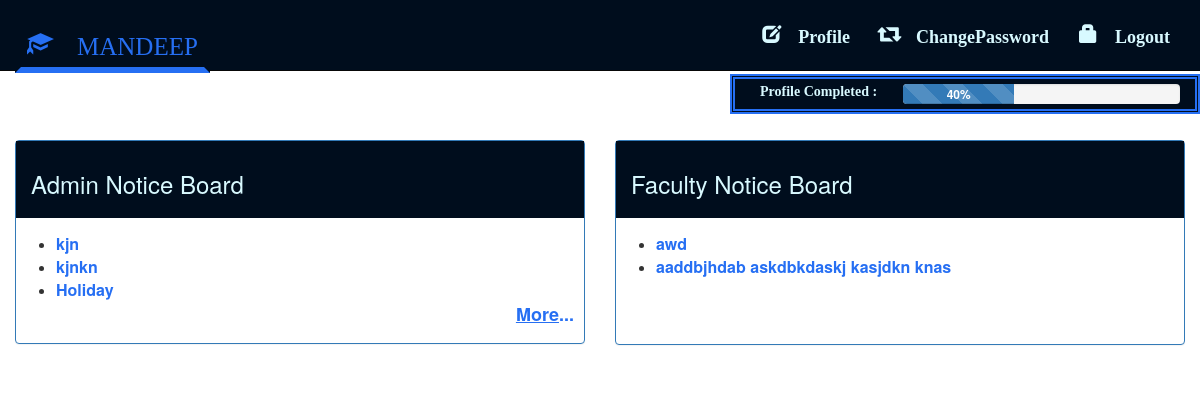
Page /s_student.php (signed in) on the committed database.
### tables this page shows
CREATE TABLE `noticemas` (
  `sno` int(3) NOT NULL,
  `title` varchar(100) NOT NULL,
  `content` varchar(10000) NOT NULL,
  `status` varchar(2) NOT NULL,
  `output` varchar(30) NOT NULL,
  `createby` varchar(30) NOT NULL,
  `sendername` varchar(50) NOT NULL,
  `senderid` varchar(50) NOT NULL,
  `date` timestamp NOT NULL DEFAULT CURRENT_TIMESTAMP ON UPDATE CURRENT_TIMESTAMP,
  PRIMARY KEY (`sno`)
);

### s_student.php (the view, shortened to what this page needs)
<!DOCTYPE HTML>
<html>
<head>
    <link rel="stylesheet" href="css/bootstrap.css" />
</head>
<body vlink="black">
<?php  include('stusuc_header.php');
include('connection.php');
?>
<br /><br /><br /><br />
<div class="visible-lg">
<div class="row">
    <div   data-toggle="tooltip" data-placement="bottom" title="Complete your profile to unlock new features" style="position:fixed; right:0px; top:74px; float: left; z-index:999; width:470px;height: 40px;  border: 5px double #266ff3; background-color:#000d1d;">
                     <div class="col-md-4">
                     <span style="color: #d8f9ff; margin-left:10px; font-family:times monospace;size:17px">
                         <label style="margin:3px 0px;">Profile Completed :</label>
                    </span>
                    </div>
                     <div class="col-md-8">
                        <div class="progress" style="margin:5px 0px; ">
                            <div class="progress-bar progress-bar-striped active" role="progressbar"
                                aria-valuenow="40" aria-valuemin="0" aria-valuemax="100" style="width:40%;  font-weight:bold;" >
                               40%
                            </div>
                        </div>
                     </div>
                     </div>
    </div>
</div>
<br /><br /><br />
<div class="container-fluid">
    <div class="row">
        <div class="col-md-6">
            <div class="panel panel-primary" >
                <div class="bgcolor">
                    <div class=" panel-heading ">
                        <h3 >Admin Notice Board</h3>
                    </div>
                </div>
            <div class="panel-body" >
                 <div class="row">
                        <ul>
                        <?php
                        $query="select sno,title from noticemas where createby='Admin' and status='1' and output in ('Both','Student') order by sno desc;";
                        $result=mysqli_query($link,$query);
                        if(mysqli_affected_rows($link)>0){
                            $c=0;
                            while($data=mysqli_fetch_array($result,MYSQLI_ASSOC)){
                                ?>
                                <li>
                                    <a class="a1" href="<?php echo "studentreadnotice.php?".rand().rand().rand().rand().rand().rand().rand().rand().rand().rand().rand().rand().rand().rand().rand().rand().rand().rand().rand().rand().rand().rand().rand().rand().rand().rand().rand().rand().rand().rand().rand()."&sno=$data[sno]&title=$data[title]&code=".rand().rand().rand().rand().rand().rand().rand().rand().rand().rand().rand().rand().rand().rand().rand().rand().rand().rand().rand().rand().rand().rand().rand().rand().rand().rand().rand().rand().rand().rand().rand().rand().rand().rand().rand().rand().rand().rand().rand().rand().rand().rand().rand().rand().rand().rand().rand(); ?>"><?php echo $data['title'];?></a>
                                </li>
                                <?php
                                $c++;
                                if($c>2)
                                    break;
                           }
                        $query="SELECT COUNT(sno) counter FROM noticemas where createby='Admin' and status='1' and output in ('Both','Student');";
                        $result=mysqli_query($link,$query);
                        if(mysqli_affected_rows($link)==1)
                        {
                            $data=mysqli_fetch_array($result,MYSQLI_ASSOC);
                            if($data['counter']>3){
                                $f=1;
                        ?>   <a href="studentnoticedb.php" class="a2" style="float: right;margin-right: 10px; "><span style="text-decoration: underline;">More</span>...</a>
                         <?php
                         }
                         }
                         }
                         else{
                            echo "<br /><marquee behavior=alternate width=182px loop=10 ><div class=errormessage>No Notice to display</div></marquee><div class=errormessage><br /><br /></div>";
                        }
                         ?>
                               </ul>
                 </div>
            </div>
            </div>
        </div>
        <div class="col-md-6">
            <div class="panel panel-primary" >
                <div class="bgcolor">
                    <div class=" panel-heading ">
                        <h3 >Faculty Notice Board</h3>
                    </div>
                </div>
            <div class="panel-body" >
                 <div class="row">
                     <ul>
                        <?php
                        $query="select sno,title from noticemas where createby='Faculty' and status='1' and output in ('Both','Student') order by sno desc;";
                        $result=mysqli_query($link,$query);
                        if(mysqli_affected_rows($link)>0){
                            $c=0;
                            while($data=mysqli_fetch_array($result,MYSQLI_ASSOC)){
                                ?>
                                <li>
                                    <a class="a1" href="<?php echo "studentreadnotice1.php?".rand().rand().rand().rand().rand().rand().rand().rand().rand().rand().rand().rand().rand().rand().rand().rand().rand().rand().rand().rand().rand().rand().rand().rand().rand().rand().rand().rand().rand().rand().rand()."&sno=$data[sno]&title=$data[title]&code=".rand().rand().rand().rand().rand().rand().rand().rand().rand().rand().rand().rand().rand().rand().rand().rand().rand().rand().rand().rand().rand().rand().rand().rand().rand().rand().rand().rand().rand().rand().rand().rand().rand().rand().rand().rand().rand().rand().rand().rand().rand().rand().rand().rand().rand().rand().rand(); ?>"><?php echo $data['title'];?></a>
                                </li>
                                <?php
                                $c++;
                           }
                            if($c==1){
                                echo "<br /><br />";
                            }
                            else if($c==2){
                                echo "<br />";
                            }
                        if(mysqli_affected_rows($link)==1)
                        {
                        ?>   <a href="studentnoticedb1.php" class="a2" style="float: right;margin-right: 10px; "><span style="text-decoration: underline;">More</span>...</a>
                         <?php
                         if($f==1){
                            echo"<br />";
                         }
                         }
                         }
                         else{
                            echo "<br /><marquee behavior=alternate width=182px loop=10 ><div class=errormessage>No Notice to display</div></marquee><div class=errormessage><br /><br /></div>";
                         }
                         ?>
                               </ul>
                 </div>
            </div>
            </div>
        </div>
    </div>
</div>
</body>
</html>

### s_student.php (style rules this page uses)
.a1:link { color: #266ff3; font-weight:bold; font-size:16px; }
.a2:link { color: #266ff3; font-weight:bold; font-size:18px; }

### rows in the picture
noticemas: title "kjn"
noticemas: title "kjnkn"
noticemas: title "Holiday"
noticemas: title "awd"
noticemas: title "aaddbjhdab askdbkdaskj kasjdkn knas"

### other values in the picture
$_SESSION['usname'] "MANDEEP"
